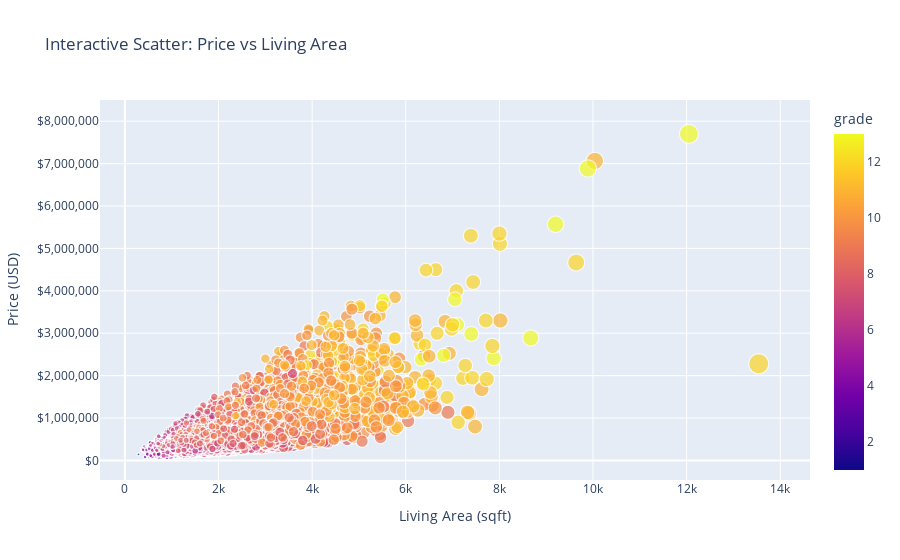

Notebook code for this chart:
### Code cell
fig = px.scatter(df, x='sqft_living', y='price', color='grade', size='sqft_living', hover_data=['bedrooms','bathrooms','floors','waterfront'], title="Interactive Scatter: Price vs Living Area")

fig.update_layout(
    yaxis_title="Price (USD)",
    xaxis_title="Living Area (sqft)",
    yaxis_tickformat='$,.0f'
)

fig.show()

### Figure 1 — Plotly figure (JSON) as saved in the notebook; plotly's stock layout.template omitted (floating-point values rounded to 4 significant figures; data arrays with more than 128 entries replaced by an {"elided": "..."} marker saying what was removed)
{"data": [{"customdata": {"elided": "21613x4 float values"}, "hovertemplate": "sqft_living=%{marker.size}<br>price=%{y}<br>bedrooms=%{customdata[0]}<br>bathrooms=%{customdata[1]}<br>floors=%{customdata[2]}<br>waterfront=%{customdata[3]}<br>grade=%{marker.color}<extra></extra>", "legendgroup": "", "marker": {"color": {"elided": "21613 int values"}, "coloraxis": "coloraxis", "size": {"elided": "21613 int values"}, "sizemode": "area", "sizeref": 33.85, "symbol": "circle"}, "mode": "markers", "name": "", "showlegend": false, "type": "scattergl", "x": {"elided": "21613 int values"}, "xaxis": "x", "y": {"elided": "21613 int values"}, "yaxis": "y"}], "layout": {"coloraxis": {"colorbar": {"title": {"text": "grade"}}, "colorscale": [[0, "#0d0887"], [0.1111, "#46039f"], [0.2222, "#7201a8"], [0.3333, "#9c179e"], [0.4444, "#bd3786"], [0.5556, "#d8576b"], [0.6667, "#ed7953"], [0.7778, "#fb9f3a"], [0.8889, "#fdca26"], [1, "#f0f921"]]}, "legend": {"itemsizing": "constant", "tracegroupgap": 0}, "title": {"text": "Interactive Scatter: Price vs Living Area"}, "xaxis": {"anchor": "y", "domain": [0, 1], "title": {"text": "Living Area (sqft)"}}, "yaxis": {"anchor": "x", "domain": [0, 1], "tickformat": "$,.0f", "title": {"text": "Price (USD)"}}}}
